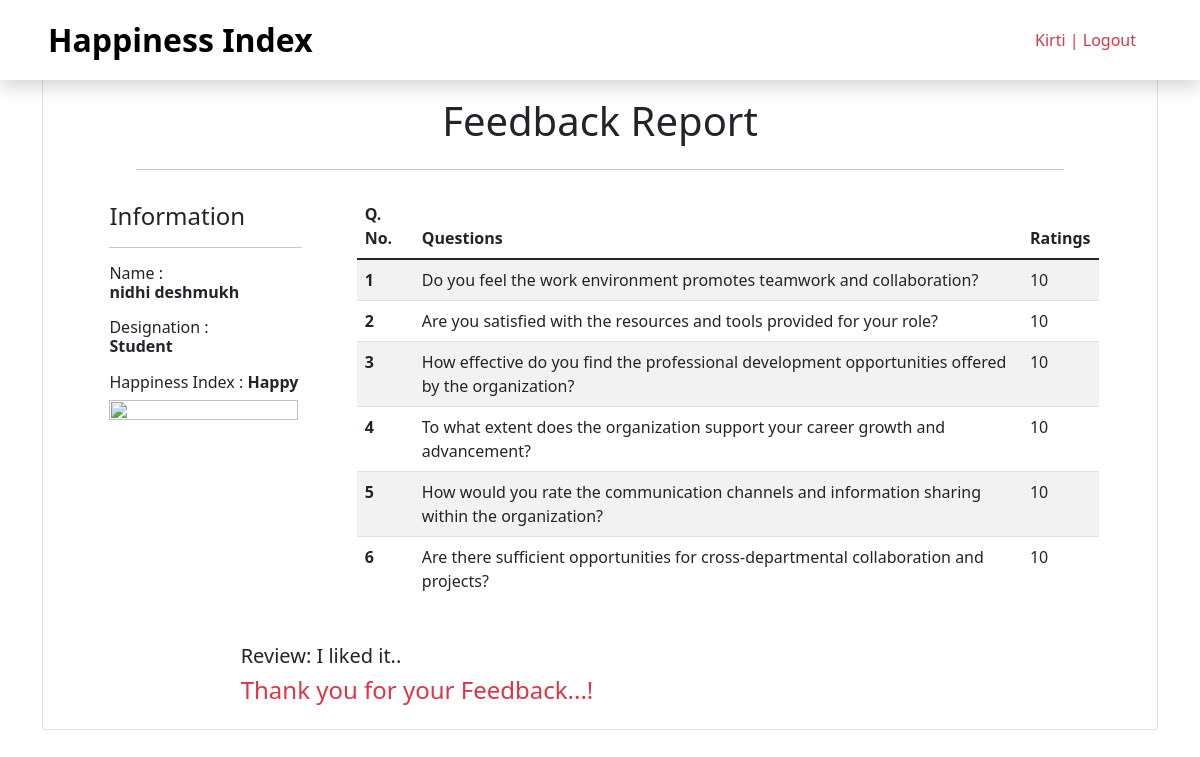
The page /report (signed in) on the database its author committed.
### app/models.py (models this page shows, shortened)
class feedback(models.Model):
    username = models.CharField(max_length= 70)
    name = models.CharField(max_length= 70)
    designation = models.CharField(max_length= 70)
    q1 = models.CharField(max_length= 50)
    q2 = models.CharField(max_length= 50)
    q3 = models.CharField(max_length= 50)
    q4 = models.CharField(max_length= 50)
    q5 = models.CharField(max_length= 50)
    q6 = models.CharField(max_length= 50)
    q7 = models.CharField(max_length= 50)
    q8 = models.CharField(max_length= 50)
    q9 = models.CharField(max_length= 50)
    q10 = models.CharField(max_length= 50)
    q11 = models.CharField(max_length= 50)
    q12 = models.CharField(max_length= 50)
    q13 = models.CharField(max_length= 50)
    q14 = models.CharField(max_length= 50)
    q15 = models.CharField(max_length= 50)
    qus_pred = models.CharField(max_length= 50)
    feedback = models.CharField(max_length= 500)
    feedback_pred = models.CharField(max_length= 50)
    happiness_index = models.CharField(max_length= 50)
    date = models.DateField()

### app/views.py (the view)
# urls.py: path("report", views.report, name= "report"),
@login_required(login_url="log_in")
@cache_control(no_cache = True, must_revalidate = True, no_store = True)
def report(request):
    student = feedback.objects.last()
    context = {
        'fname': request.user.first_name,
        'lname' : request.user.last_name,
        'student' : student
    }
    return render(request, "report.html", context)

### templates/report.html (shortened to what this page needs)
{% extends 'base.html' %}
{% block body %}
{% if user.is_authenticated %}
<div class="container">
    <div class="card mb-2">
        <div class="row col-10 m-auto mt-5">
            <h1 class="text-center mt-5 mb-4">Feedback Report</h1>
            <hr>
        </div>
        <div class="row col-lg-11 m-auto mt-2" style="height:450px;">
            <div class="col-3">
                <div class="col-10 m-2 ">
                    <h4>Information</h4>
                    <hr>
                </div>
                <div class="col-10 m-2">
                    <label for="lname">
                        <h6>
                            Name : <br> <b> {{student.name}} </b>
                        </h6>
                    </label>
                </div>
                <div class="col-10 m-2">
                    <label for="lname">
                        <h6>
                            Designation : <br> <b> {{student.designation}} </b>
                        </h6>
                    </label>
                </div>
                {% if student.happiness_index == 'Happy' %}
                <div class="col-10 m-2">
                    <label for="standard">
                        <h6>Happiness Index : <b> {{student.happiness_index}} </b> </h6>
                        <img src="static/img/happy_gif.gif" style="height: fit-content;">
                    </label>
                </div>
                {% endif %}
            </div>
            <div class="col-9" style="height: 400px; overflow: auto;">
                <table class="table table-striped">
                    <thead>
                        <tr>
                            <th scope="col">Q. No.</th>
                            <th scope="col">Questions</th>
                            <th scope="col">Ratings</th>
                        </tr>
                    </thead>
                    {% if designation == "Staff" %}
                    <tbody>
                        <tr>
                            <th scope="row">1</th>
                            <td>Do you feel the work environment promotes collaboration among teachers?</td>
                            <td>{{student.q1}}</td>
                        </tr>
                        <tr>
                            <th scope="row">2</th>
                            <td>Are you satisfied with the resources and facilities provided for teaching?</td>
                            <td>{{student.q2}}</td>
                        </tr>
                        <tr>
                            <th scope="row">3</th>
                            <td>How effective do you find the professional development opportunities offered by the organization?</td>
                            <td>{{student.q3}}</td>
                        </tr>
                        <tr>
                            <th scope="row">4</th>
                            <td>To what extent does the organization support your career growth and advancement?</td>
                            <td>{{student.q4}}</td>
                        </tr>
                        <tr>
                            <th scope="row">5</th>
                            <td>How would you rate the communication and feedback channels within the organization?</td>
                            <td>{{student.q5}}</td>
                        </tr>
                        <tr>
                            <th scope="row">6</th>
                            <td>Are there sufficient opportunities for collaboration with other departments or educators?</td>
                            <td>{{student.q6}}</td>
                        </tr>
                        <tr>
                            <th scope="row">7</th>
                            <td>How would you rate the support provided for maintaining a healthy work-life balance?</td>
                            <td>{{student.q7}}</td>
                        </tr>
                        <tr>
                            <th scope="row">8</th>
                            <td>On a scale of 1-10, how effective is the organization in addressing teacher concerns and grievances?</td>
                            <td>{{student.q8}}</td>
                        </tr>
                        <tr>
                            <th scope="row">9</th>
                            <td>How well do you feel supported in implementing innovative teaching methods?</td>
                            <td>{{student.q9}}</td>
                        </tr>
                        <tr>
                            <th scope="row">10</th>
                            <td>How would you rate the recognition and appreciation of teacher contributions within the organization?</td>
                            <td>{{student.q10}}</td>
                        </tr>
                        <tr>
                            <th scope="row">11</th>
                            <td>How challenging do you find the teaching assignments and responsibilities?</td>
                            <td>{{student.q11}}</td>
                        </tr>
                        <tr>
                            <th scope="row">12</th>
                            <td>Do you receive adequate support and resources to address student needs and challenges?</td>
                            <td>{{student.q12}}</td>
                        </tr>
                        <tr>
                            <th scope="row">13</th>
                            <td>How would you rate the alignment of curriculum with educational goals and standards?</td>
                            <td>{{student.q13}}</td>
                        </tr>
                        <tr>
                            <th scope="row">14</th>
                            <td>To what extent do you feel encouraged to engage in professional development activities?</td>
                            <td>{{student.q14}}</td>
                        </tr>
                        <tr>
                            <th scope="row">15</th>
                            <td>How effective is the organization in providing necessary support and resources for special projects or initiatives?</td>
                            <td>{{student.q15}}</td>
                        </tr>
                    </tbody>
                    {% else %}
                    <tbody>
                        <tr>
                            <th scope="row">1</th>
                            <td>Do you feel the work environment promotes teamwork and collaboration?</td>
                            <td>{{student.q1}}</td>
                        </tr>
                        <tr>
                            <th scope="row">2</th>
                            <td>Are you satisfied with the resources and tools provided for your role?</td>
                            <td>{{student.q2}}</td>
                        </tr>
                        <tr>
                            <th scope="row">3</th>
                            <td>How effective do you find the professional development opportunities offered by the organization?</td>
                            <td>{{student.q3}}</td>
                        </tr>
                        <tr>
                            <th scope="row">4</th>
                            <td>To what extent does the organization support your career growth and advancement?</td>
                            <td>{{student.q4}}</td>
                        </tr>
                        <tr>
                            <th scope="row">5</th>
                            <td>How would you rate the communication channels and information sharing within the organization?</td>
                            <td>{{student.q5}}</td>
                        </tr>
                        <tr>
                            <th scope="row">6</th>
                            <td>Are there sufficient opportunities for cross-departmental collaboration and projects?</td>
                            <td>{{student.q6}}</td>
                        </tr>
                    </tbody>
                    {% endif %}
                </table>
            </div>
        </div>
        <div class="row col-8 m-auto mb-3">
            <h5>Review: {{student.feedback}}</h5>
            <h4 class="text-danger"> Thank you for your Feedback...!</h4>
        </div>
    </div>
</div>
{% endif %}
{% endblock body %}

### templates/base.html (shortened to what this page needs)
<!DOCTYPE html>
<html lang="en">
<head>
  <link href="https://cdn.jsdelivr.net/npm/bootstrap@5.1.3/dist/css/bootstrap.min.css" rel="stylesheet"
>
  <link rel="stylesheet" href="static/css/style.css" />
</head>
<body>
  <nav class="d-flex align-items-center position-fixed px-5 py-3 shadow">
    <a class="text-decoration-none text-black fs-2"> <b> Happiness Index </b></a>
    <div class="d-flex ms-auto gap-3">
      {% if user.is_authenticated %}
        {% if user.username == "admin@gmail.com" %}
        <a class="nav-link btn btn-primary text-white" href="all_report">All Reports</a>
        <a class="nav-link text-danger" href="log_out">{{fname}} | Logout</a>
        {% else %}
        <a class="nav-link text-danger" href="log_out">{{fname}} | Logout</a>
        {% endif %}
      {% else %}
      <a class="nav-link active " aria-current="page" href="/">Home</a>
      <a class="nav-link" href="log_in">Login</a>
      <a class="nav-link" href="register">Register</a>
      {% endif %}
    </div>
  </nav>
    {% block body %}
    {% endblock body %}
</body>
</html>

### static/css/style.css (style rules this page uses)
* { padding: 0; margin: 0; box-sizing: border-box; }
nav { width: 100%; z-index: 99; background-color: white; }
img { height: 100vh; width: 100%; }

### rows shown on the page
feedback: name "nidhi deshmukh", designation "Student", happiness_index "Happy", q1 "10", q2 "10", q3 "10", q4 "10", q5 "10", q6 "10", feedback "I liked it.."

### other values the page prints
{{ fname }} "Kirti"
